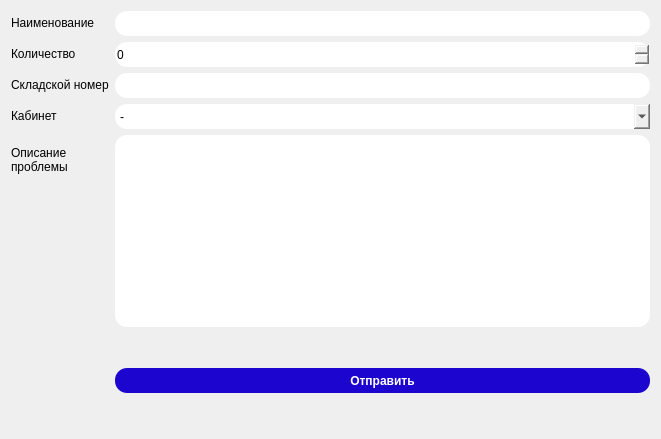
              <widget class="QWidget" name="page_6">
               <layout class="QFormLayout" name="formLayout_2">
                <item row="0" column="0">
                 <widget class="QLabel" name="label_9">
                  <property name="text">
                   <string>Наименование</string>
                  </property>
                 </widget>
                </item>
                <item row="0" column="1">
                 <widget class="QLineEdit" name="NameRepair">
                  <property name="styleSheet">
                   <string notr="true">QLineEdit{
	border-radius: 12px;
	height: 25px;
	width: 150px;
}</string>
                  </property>
                 </widget>
                </item>
                <item row="1" column="0">
                 <widget class="QLabel" name="label_7">
                  <property name="text">
                   <string>Количество</string>
                  </property>
                 </widget>
                </item>
                <item row="1" column="1">
                 <widget class="QSpinBox" name="QuantityRepair">
                  <property name="styleSheet">
                   <string notr="true">QSpinBox{
	border-radius: 12px;
	height: 25px;
	width: 150px;
}</string>
                  </property>
                 </widget>
                </item>
                <item row="2" column="0">
                 <widget class="QLabel" name="label_8">
                  <property name="text">
                   <string>Складской номер</string>
                  </property>
                 </widget>
                </item>
                <item row="2" column="1">
                 <widget class="QLineEdit" name="NumberRepair">
                  <property name="styleSheet">
                   <string notr="true">QLineEdit{
	border-radius: 12px;
	height: 25px;
	width: 150px;
}</string>
                  </property>
                 </widget>
                </item>
                <item row="3" column="0">
                 <widget class="QLabel" name="label_10">
                  <property name="text">
                   <string>Кабинет</string>
                  </property>
                 </widget>
                </item>
                <item row="3" column="1">
                 <widget class="QComboBox" name="PlaceRepair">
                  <property name="styleSheet">
                   <string notr="true">QComboBox{
	border-radius: 12px;
	height: 25px;
	width: 150px;
}</string>
                  </property>
                  <item>
                   <property name="text">
                    <string>-</string>
                   </property>
                  </item>
                  <item>
                   <property name="text">
                    <string>404</string>
                   </property>
                  </item>
                  <item>
                   <property name="text">
                    <string>405</string>
                   </property>
                  </item>
                  <item>
                   <property name="text">
                    <string>406</string>
                   </property>
                  </item>
                  <item>
                   <property name="text">
                    <string>407</string>
                   </property>
                  </item>
                  <item>
                   <property name="text">
                    <string>408</string>
                   </property>
                  </item>
                 </widget>
                </item>
                <item row="5" column="0">
                 <widget class="QLabel" name="label_11">
                  <property name="text">
                   <string>Описание
проблемы</string>
                  </property>
                 </widget>
                </item>
                <item row="5" column="1">
                 <widget class="QTextEdit" name="ReasonRepair">
                  <property name="styleSheet">
                   <string notr="true">QTextEdit{
	border-radius: 12px;
	background-color: palette(base);
}</string>
                  </property>
                 </widget>
                </item>
                <item row="6" column="1">
                 <spacer name="verticalSpacer_8">
                  <property name="orientation">
                   <enum>Qt::Vertical</enum>
                  </property>
                  <property name="sizeHint" stdset="0">
                   <size>
                    <width>535</width>
                    <height>29</height>
                   </size>
                  </property>
                 </spacer>
                </item>
                <item row="7" column="1">
                 <widget class="QPushButton" name="RepairSendButton">
                  <property name="styleSheet">
                   <string notr="true">QPushButton {
	background-color: #1c05cf;
	color: #ffffff;
	border-radius: 12px;
	width: 75px;
	height: 25px;
	font-weight: bold
}

QPushButton:pressed {
	background-color: #130390;
	color: #ffffff;
	border-radius: 12px;
	width: 75px;
	height: 25px;
}</string>
                  </property>
                  <property name="text">
                   <string>Отправить</string>
                  </property>
                 </widget>
                </item>
                <item row="8" column="1">
                 <spacer name="verticalSpacer_2">
                  <property name="orientation">
                   <enum>Qt::Vertical</enum>
                  </property>
                  <property name="sizeHint" stdset="0">
                   <size>
                    <width>535</width>
                    <height>29</height>
                   </size>
                  </property>
                 </spacer>
                </item>
               </layout>
              </widget>
